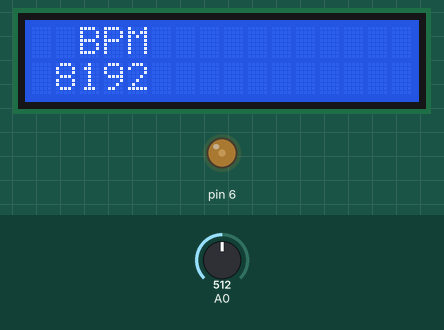
Simulated run of this sketch. Board: Arduino Uno, built with avr-gcc and run on an emulated ATmega328P. Shown: 16×2 character LCD, output pins drawn as LEDs (lit = HIGH). The inputs (shaded band) are chosen by the test bench; at power-on: A0 = 512. What the sketch prints to the serial monitor is not drawn.

Above: at 1.2 s.
1.3 s: A0 set to 716
At 2.3 s:
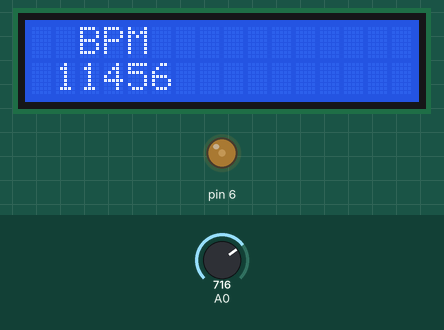
3.0 s: A0 set to 900
At 4.0 s:
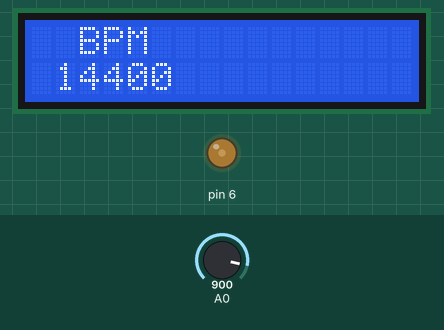
4.8 s: A0 set to 1023
At 5.6 s:
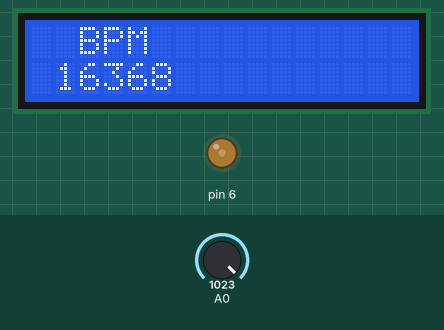
Timing chart, 0 to 7.8 s (numbered marks = the images above; inputs shaded):
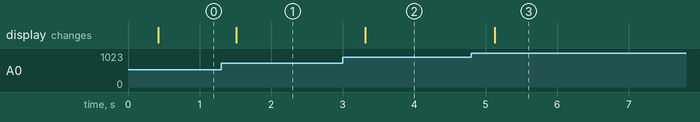

The sketch:

sketch_jan06a.ino
```cpp
#include <LiquidCrystal.h>
LiquidCrystal lcd(2,7,11,10,9,8);
int contraste =70;
int rawValue;


bool heartbeatDetected(int IRSensorPin, int delay)
{
 static int maxValue = 0;
 static bool isPeak = false;


 bool result = false;

 rawValue = analogRead(IRSensorPin);
 // La tension au phototransistor est lue et stockée dans la variable rawValue
 rawValue *= (1000/delay);

 // Si la valeur de la dernière mesure dévie trop
 // (par exemple parce que le doigt a été enlevé ou a bougé)
 // maxValue se réinitialise
 if (rawValue * 4L < maxValue) { maxValue = rawValue * 0.8;  }
 // Detect new peak
 if (rawValue > maxValue - (1000/delay)) {
 // Détection de l'impulsion. Si la nouvelle rawValue est plus grande
 // que la dernière valeur maximale, elle sera prise en compte en enregistrée
 if (rawValue > maxValue) {
 maxValue = rawValue;
 }
 // Attribution des pulsations
 if (isPeak == false) {
 result = true;
 }
 isPeak = true;
 } else if (rawValue < maxValue - (3000/delay)) {
 isPeak = false;
 // La valeur maximale est légèrement diminuée à chaque passage.
 // Cela peut prendre plusieurs secondes pour détecter de nouveau
 // le signal lorsque le doigt a bougé ou que le capteur est devant
 // une partie osseuse du doigt. On peut aussi vérifier le délai
 // depuis la dernière pulsation et s'il excède 1 seconde, on
 // rénitialise maxValue
 maxValue-=(1000/delay);
 }
 return result;
}


////////////////////////////////////////////////////////////////////////
// Arduino main code
////////////////////////////////////////////////////////////////////////

int analogPin=0;

void setup()
{
  lcd.begin(16, 2);
  Serial.begin(9600);
 analogWrite(6, contraste);


 // Initialisation de la sortie série

Serial.println("la pulsations:");

}

const int delayMsec = 60; // 100msec per sample

// Le programme principal a deux sorties:
// - L'impulsion est calculée et envoyée vers la sortie série.

void loop()
{

      lcd.setCursor(2,0);
      lcd.print("BPM");
      lcd.setCursor(1,2);
      lcd.print(rawValue);
      delay(300);

       int heartRateBPM = 0;
    static int beatMsec = 0;

 if (heartbeatDetected(analogPin, delayMsec)) {
 heartRateBPM = 60000 / beatMsec;


 // Envoi des données série
 Serial.print(rawValue);
 Serial.print("BPM, ");


 //beatMsec = 0;
 }
 delay(delayMsec);
 beatMsec += delayMsec;

 }
```

Measured:
- after the input at 1.3 s, the display: changes after 0.21 s (image 1)
- after the input at 3.0 s, the display: changes after 0.32 s (image 2)
- after the input at 4.8 s, the display: changes after 0.33 s (image 3)
